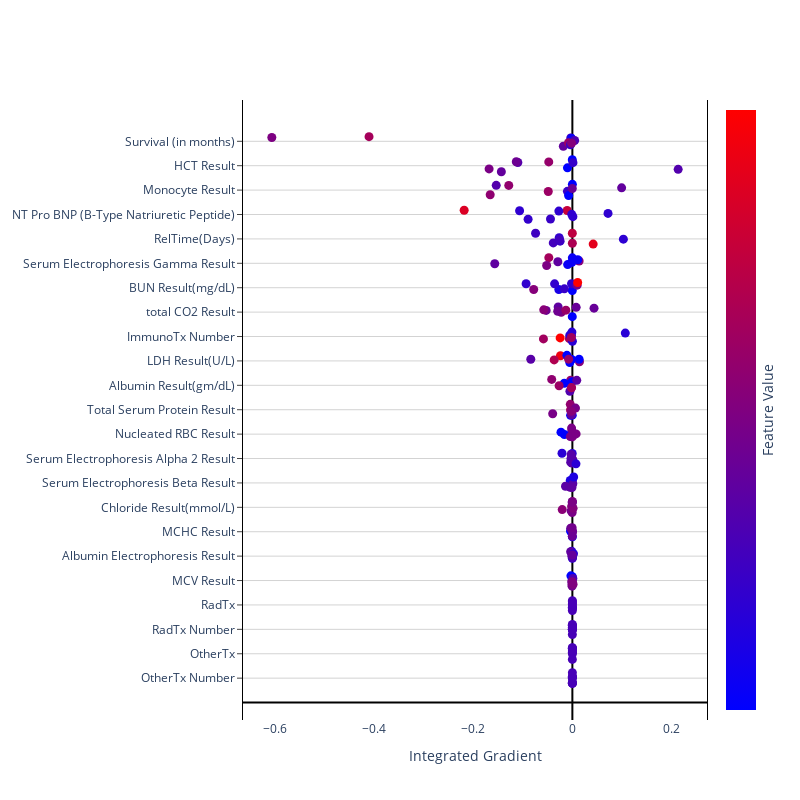

The notebook cell saved with this chart:
### Code cell
import plotly.graph_objects as go
import plotly.express as px
import numpy as np

features = svm_set_ranks[selected_run].features
df_X_test = pd.DataFrame(X_test[:,features],columns = IGtable.columns)
N = len(IGtable)

fig = go.Figure()
fig.update_layout(
    plot_bgcolor='white',
    autosize=False,
    width=800,
    height=800,
    coloraxis = {'colorscale':'Bluered'},
    xaxis_title = "Integrated Gradient",
)

fig.update_xaxes(
    zeroline=True,
    zerolinecolor="black",
    )
    
fig.update_yaxes(
    zeroline=True,
    zerolinecolor="black",
    mirror=True,
    ticks='outside',
    showline=True,
    linecolor='black',
    gridcolor='lightgrey'
)

feature_order = np.argsort(np.sum(abs(IG),axis=0))

y_val = 1
for f in feature_order:
    fig.add_trace(go.Scatter(
        x = IGtable.iloc[:,f], 
        y = y_val + np.random.rand(N)*0.5 - 0.25,
        mode = 'markers',
        marker = dict(size=9,
                      color = df_X_test.iloc[:,f],
                      coloraxis = "coloraxis",
                     ),
        name=IGtable.columns[f],
    ))
    y_val += 1


fig.update_layout(showlegend=False, coloraxis_showscale=True)
fig.update_coloraxes(colorbar_showticklabels=False,
                    colorbar_title=dict(text="Feature Value",side = "right"),
                    cmin = -1, cmax = 2)
fig.update_yaxes(tickvals=[i for i in range(1,IGtable.shape[1]+1)], ticktext=IGtable.columns[feature_order])
fig.show() 

# #saving figure
# figCommon = fileName_common + str(selected_run) + "_attribution"
# figPath = outputFiguresPath(fileName_header=fileName_header, fileName_mid= figCommon, fileName_suff= fileName_suffix, parent_dir= figDirectory, folderName= figFolder)
# # plt.tight_layout()
# fig.savefig(figPath, bbox_inches = 'tight')

### Figure 1 — Plotly figure (JSON) as saved in the notebook; plotly's stock layout.template omitted (floating-point values rounded to 4 significant figures)
{"data": [{"marker": {"color": [-0.1525, -0.1525, -0.1525, -0.1525, -0.1525, -0.1525, -0.1525, -0.1525, -0.1525], "coloraxis": "coloraxis", "size": 9}, "mode": "markers", "name": "OtherTx Number", "type": "scatter", "x": [1.495e-08, -1.701e-06, -2.226e-09, -4.332e-08, -1.266e-06, 1.228e-08, -1.272e-09, -3.348e-08, -1.995e-10], "y": [0.7987, 1.038, 0.8289, 0.7858, 1.056, 0.789, 0.9859, 1.057, 1.22]}, {"marker": {"color": [-0.1525, -0.1525, -0.1525, -0.1525, -0.1525, -0.1525, -0.1525, -0.1525, -0.1525], "coloraxis": "coloraxis", "size": 9}, "mode": "markers", "name": "OtherTx", "type": "scatter", "x": [1.495e-08, -1.701e-06, -2.227e-09, -4.332e-08, -1.266e-06, 1.228e-08, -1.272e-09, -3.348e-08, -1.995e-10], "y": [2.211, 2.054, 2.001, 2.075, 2.212, 2.245, 1.767, 2.235, 2.152]}, {"marker": {"color": [-0.1525, -0.1525, -0.1525, -0.1525, -0.1525, -0.1525, -0.1525, -0.1525, -0.1525], "coloraxis": "coloraxis", "size": 9}, "mode": "markers", "name": "RadTx Number", "type": "scatter", "x": [-1.223e-06, 1.978e-09, -5.433e-07, -1.156e-06, -1.54e-07, -8.473e-08, -1.536e-06, 3.98e-07, -5.192e-07], "y": [2.788, 3.15, 3.081, 3.203, 2.979, 3.002, 3.169, 2.992, 3.013]}, {"marker": {"color": [-0.1525, -0.1525, -0.1525, -0.1525, -0.1525, -0.1525, -0.1525, -0.1525, -0.1525], "coloraxis": "coloraxis", "size": 9}, "mode": "markers", "name": "RadTx", "type": "scatter", "x": [-1.223e-06, 1.978e-09, -5.433e-07, -1.156e-06, -1.54e-07, -8.475e-08, -1.536e-06, 3.98e-07, -5.192e-07], "y": [3.872, 3.915, 3.894, 3.773, 4.042, 4.171, 4.135, 3.873, 4.043]}, {"marker": {"color": [0.3743, -2.473, 0.1787, 0.3371, -2.473, -0.1225, 0.4023, 0.5203, 0.5078], "coloraxis": "coloraxis", "size": 9}, "mode": "markers", "name": "MCV Result", "type": "scatter", "x": [-0.0009304, -1.046e-05, -0.0007535, -0.0005004, -0.002969, 0.0009437, -0.0007656, 0.001422, -0.0002554], "y": [4.995, 5.158, 4.927, 4.768, 5.194, 5.085, 4.841, 4.853, 4.949]}, {"marker": {"color": [0.1262, -0.5209, 0.1132, -0.5209, -0.5209, -0.1197, 0.1262, -0.5209, 0.178], "coloraxis": "coloraxis", "size": 9}, "mode": "markers", "name": "Albumin Electrophoresis Result", "type": "scatter", "x": [-0.0004041, -2.299e-05, -0.0008264, -0.001204, -0.0001943, 0.0003512, -0.003482, 0.002267, -0.000208], "y": [5.988, 5.915, 6.008, 6.196, 6.065, 5.935, 6.18, 6.098, 6.047]}, {"marker": {"color": [0.3935, -2.507, 0.283, 0.5381, -2.507, 0.266, 0.249, 0.283, 0.351], "coloraxis": "coloraxis", "size": 9}, "mode": "markers", "name": "MCHC Result", "type": "scatter", "x": [-0.0003233, -2.639e-06, -0.0005957, -0.0006076, -0.003788, -0.0001635, -0.003407, 0.0003738, -0.0004364], "y": [7.008, 6.794, 7.046, 6.949, 7.025, 6.812, 7.143, 7.006, 7.165]}, {"marker": {"color": [0.3246, -2.106, 0.5502, 0.4249, 0.6254, 0.6003, 0.5502, 0.5502, 0.45], "coloraxis": "coloraxis", "size": 9}, "mode": "markers", "name": "Chloride Result(mmol/L)", "type": "scatter", "x": [-0.002454, -0.0001516, -0.001272, -0.0004328, -0.02053, 0.0001252, -0.0006157, 0.001505, -0.0002504], "y": [7.853, 8.219, 8.039, 7.788, 7.907, 8.241, 8.057, 7.96, 8.208]}, {"marker": {"color": [0.11, -0.6447, 0.1544, -0.6447, -0.6447, 0.02119, 0.06558, -0.6447, 0.11], "coloraxis": "coloraxis", "size": 9}, "mode": "markers", "name": "Serum Electrophoresis Beta Result", "type": "scatter", "x": [-0.001656, -2.491e-05, -0.004508, -0.004337, -0.0001362, 0.0009326, -0.01386, 0.002602, -0.0008195], "y": [8.931, 9.124, 8.823, 9.099, 8.996, 8.962, 8.866, 9.244, 8.812]}, {"marker": {"color": [0.0218, -0.5014, 0.0218, -0.5014, -0.5014, 0.07993, -0.007266, -0.5014, 0.0218], "coloraxis": "coloraxis", "size": 9}, "mode": "markers", "name": "Serum Electrophoresis Alpha 2 Result", "type": "scatter", "x": [-0.003398, -4.78e-06, -0.00119, -0.02096, -0.0002362, 0.0004133, -0.002828, 0.007251, -0.002423], "y": [9.852, 9.939, 9.816, 10.22, 10.21, 9.969, 9.996, 9.781, 10.17]}, {"marker": {"color": [0.4407, -2.111, 0.4407, -2.111, -2.111, 0.4662, 0.4407, 0.4407, 0.4407], "coloraxis": "coloraxis", "size": 9}, "mode": "markers", "name": "Nucleated RBC Result", "type": "scatter", "x": [-0.0009554, -0.0002861, -0.0006152, -0.02299, -0.01614, -0.0001961, -0.004083, 0.007567, -0.001618], "y": [11.14, 10.95, 10.99, 11.08, 10.98, 10.89, 10.9, 11.01, 11.25]}, {"marker": {"color": [0.9095, -1.66, 0.7027, 0.8504, -1.66, 0.1416, 0.4074, 0.4074, 0.5846], "coloraxis": "coloraxis", "size": 9}, "mode": "markers", "name": "Total Serum Protein Result", "type": "scatter", "x": [-0.00371, -0.000221, -0.004194, -0.001238, -0.003569, -0.001986, -0.03979, 0.006308, -0.002481], "y": [11.99, 11.78, 12.22, 11.9, 11.77, 11.79, 11.84, 12.07, 11.93]}, {"marker": {"color": [0.7301, -1.704, 0.8761, 0.6814, -1.704, -0.04867, 0.8275, 0.09735, 0.9248], "coloraxis": "coloraxis", "size": 9}, "mode": "markers", "name": "Albumin Result(gm/dL)", "type": "scatter", "x": [-0.00339, -0.0006394, -0.001695, -0.04176, -0.01628, -0.004994, -0.02681, 0.008843, -0.00205], "y": [13.21, 13.15, 12.91, 13.24, 13.08, 12.76, 12.98, 13.21, 12.9]}, {"marker": {"color": [1.813, -1.167, 1.061, -1.167, -1.167, 0.5617, 0.04013, -1.167, 0.7852], "coloraxis": "coloraxis", "size": 9}, "mode": "markers", "name": "LDH Result(U/L)", "type": "scatter", "x": [-0.02407, -0.001513, -0.03677, -0.005252, -0.01106, 0.01434, -0.08405, 0.01362, -0.007545], "y": [14.21, 14.06, 14.04, 13.93, 14.23, 13.97, 14.07, 14.07, 14.07]}, {"marker": {"color": [0.8963, -0.5121, -0.5121, 2.305, 0.8963, -0.5121, -0.5121, -0.5121, 0.8963], "coloraxis": "coloraxis", "size": 9}, "mode": "markers", "name": "ImmunoTx Number", "type": "scatter", "x": [-0.05844, -0.0009275, -0.001867, -0.02472, -0.006089, 0.0001089, -0.005194, 0.1069, -0.002048], "y": [14.9, 15.18, 15.05, 14.94, 14.91, 14.81, 15.06, 15.14, 14.96]}, {"marker": {"color": [0.1169, -2.074, 0.4979, 0.3074, 0.3074, 0.2121, 0.5932, 0.2121, 0.7837], "coloraxis": "coloraxis", "size": 9}, "mode": "markers", "name": "total CO2 Result", "type": "scatter", "x": [-0.02871, -0.0001416, -0.02252, -0.05294, -0.0296, 0.007655, -0.05785, 0.04374, -0.0131], "y": [16.21, 15.81, 15.99, 16.07, 16.03, 16.19, 16.09, 16.16, 16.08]}, {"marker": {"color": [-0.7067, -1.415, 0.5683, -0.3526, -0.4234, 0.3558, -0.4234, 2.764, -0.4234], "coloraxis": "coloraxis", "size": 9}, "mode": "markers", "name": "BUN Result(mg/dL)", "type": "scatter", "x": [-0.02737, -0.0001181, -0.07813, -0.01625, -0.001772, 0.009609, -0.09348, 0.01066, -0.03588], "y": [16.92, 16.89, 16.92, 16.95, 17.16, 17.11, 17.16, 17.21, 17.16]}, {"marker": {"color": [0.9263, -0.8956, 0.454, -0.8956, -0.8956, 0.5889, 0.1166, -0.8956, 0.1166], "coloraxis": "coloraxis", "size": 9}, "mode": "markers", "name": "Serum Electrophoresis Gamma Result", "type": "scatter", "x": [-0.04758, -0.000102, -0.05196, -0.009483, -0.0009503, 0.01368, -0.1568, 0.01089, -0.02932], "y": [18.23, 18.22, 17.91, 17.95, 18.04, 18.1, 17.98, 18.14, 18.07]}, {"marker": {"color": [-0.4405, 1.019, -0.2063, -0.3414, 1.238, 1.669, -0.2753, -0.4692, -0.2307], "coloraxis": "coloraxis", "size": 9}, "mode": "markers", "name": "RelTime(Days)", "type": "scatter", "x": [-0.0267, -6.888e-05, -0.03857, -0.02478, -7.739e-05, 0.04206, -0.07435, 0.1031, -0.02577], "y": [19.05, 18.82, 18.84, 18.91, 19.23, 18.79, 19.23, 18.99, 18.97]}, {"marker": {"color": [1.575, 1.313, -0.3396, -0.4471, -0.4471, -0.4471, -0.3994, -0.4471, -0.4469], "coloraxis": "coloraxis", "size": 9}, "mode": "markers", "name": "NT Pro BNP (B-Type Natriuretic Peptide)", "type": "scatter", "x": [-0.2186, -0.01051, -0.04424, -0.1066, -0.001331, 0.001056, -0.08945, 0.07203, -0.02731], "y": [20.17, 20.17, 19.82, 20.16, 20.01, 19.91, 19.8, 20.05, 20.14]}, {"marker": {"color": [0.7003, -1.886, 0.6862, -0.3315, -1.886, 0.248, -0.02056, 0.1491, 0.8275], "coloraxis": "coloraxis", "size": 9}, "mode": "markers", "name": "Monocyte Result", "type": "scatter", "x": [-0.1285, 2.371e-06, -0.1661, -0.01001, -0.007587, -0.0002033, -0.1538, 0.09953, -0.04872], "y": [21.19, 21.24, 20.81, 20.95, 20.77, 21.07, 21.19, 21.09, 20.94]}, {"marker": {"color": [-0.01476, -2.357, 0.1677, 0.2771, -2.357, -0.365, 0.4377, -0.03665, 0.7588], "coloraxis": "coloraxis", "size": 9}, "mode": "markers", "name": "HCT Result", "type": "scatter", "x": [-0.1102, -0.000157, -0.1435, -0.1133, -0.00989, 0.001203, -0.1682, 0.2138, -0.04771], "y": [22.13, 22.25, 21.75, 22.16, 21.91, 22.12, 21.87, 21.85, 22.15]}, {"marker": {"color": [-0.1201, 0.4727, -0.8555, 0.1547, 0.9398, 0.822, -0.3164, -0.08083, 0.5472], "coloraxis": "coloraxis", "size": 9}, "mode": "markers", "name": "Survival (in months)", "type": "scatter", "x": [-0.003225, -0.6073, -0.002043, -0.01824, -0.4108, -0.00785, -0.003868, 0.004624, -0.001535], "y": [23.13, 23.16, 23.13, 22.8, 23.19, 22.94, 22.86, 23.03, 22.92]}], "layout": {"autosize": false, "coloraxis": {"cmax": 2, "cmin": -1, "colorbar": {"showticklabels": false, "title": {"side": "right", "text": "Feature Value"}}, "colorscale": [[0, "rgb(0,0,255)"], [1, "rgb(255,0,0)"]], "showscale": true}, "height": 800, "plot_bgcolor": "white", "showlegend": false, "width": 800, "xaxis": {"autorange": true, "range": [-0.6666, 0.2731], "title": {"text": "Integrated Gradient"}, "type": "linear", "zeroline": true, "zerolinecolor": "black"}, "yaxis": {"autorange": true, "gridcolor": "lightgrey", "linecolor": "black", "mirror": true, "range": [-0.715, 24.69], "showline": true, "ticks": "outside", "ticktext": ["OtherTx Number", "OtherTx", "RadTx Number", "RadTx", "MCV Result", "Albumin Electrophoresis Result", "MCHC Result", "Chloride Result(mmol/L)", "Serum Electrophoresis Beta Result", "Serum Electrophoresis Alpha 2 Result", "Nucleated RBC Result", "Total Serum Protein Result", "Albumin Result(gm/dL)", "LDH Result(U/L)", "ImmunoTx Number", "total CO2 Result", "BUN Result(mg/dL)", "Serum Electrophoresis Gamma Result", "RelTime(Days)", "NT Pro BNP (B-Type Natriuretic Peptide)", "Monocyte Result", "HCT Result", "Survival (in months)"], "tickvals": [1, 2, 3, 4, 5, 6, 7, 8, 9, 10, 11, 12, 13, 14, 15, 16, 17, 18, 19, 20, 21, 22, 23], "type": "linear", "zeroline": true, "zerolinecolor": "black"}}}
